Frame 1 (no input): blank canvas, image omitted
Frame 60 (the mouse pressed at the canvas centre just before this capture): blank canvas, image omitted
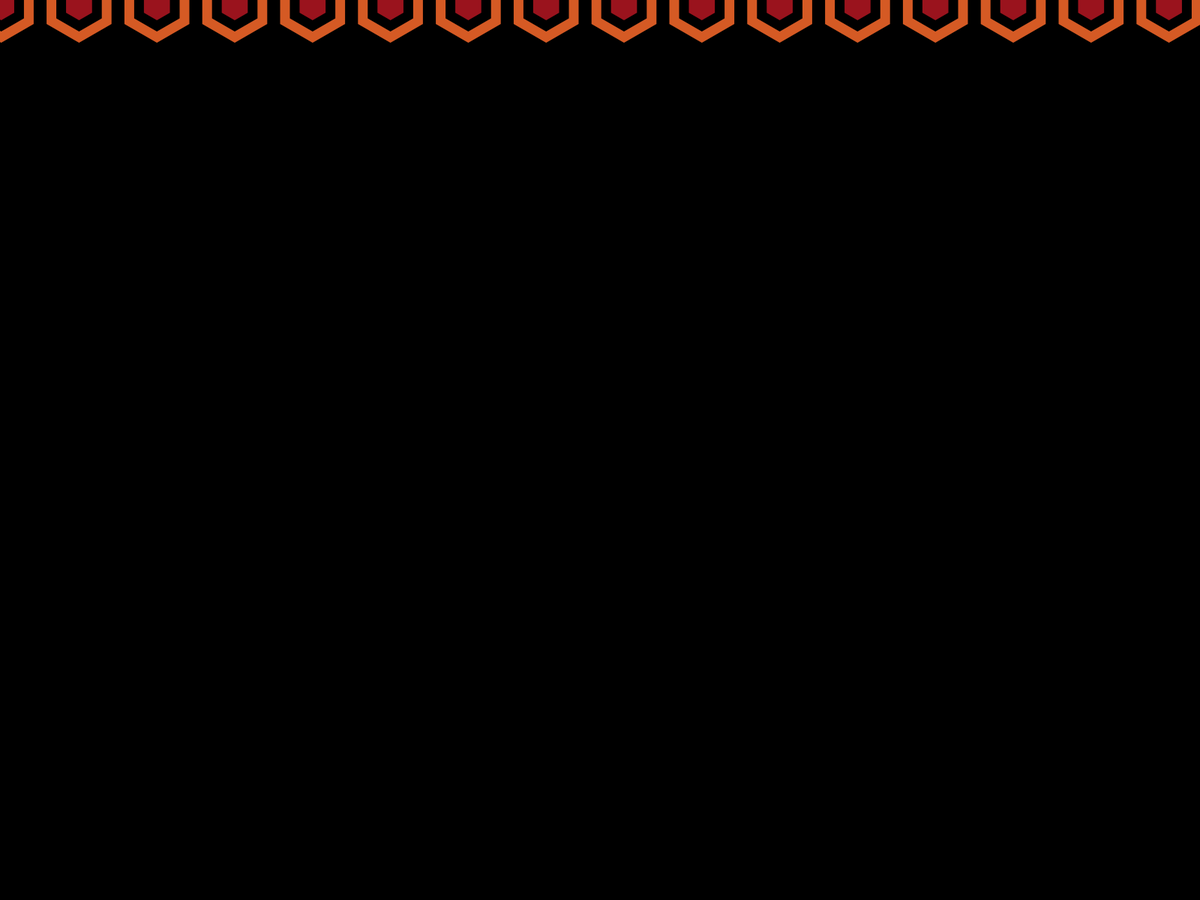
Frame 120 (the mouse held since frame 60 and released just before this capture)

The Processing sketch whose frames 1 and 60 were blank and that drew this single picture after the mouse press (run headless with seeded random() and noise(); from frame 60 on, the mouse is pressed at the canvas centre):

// Processing sketch: mattress_animation
// ── mattress_animation.pde
float hexSize = 50;
float spacingMultiplier = 1.2;
float animationProgress = 0;  // Replaces the unused globalCounter

void setup() {
  fullScreen();
  noStroke();
}

void draw() {
  background(0);

  float horizontalSpacing = hexSize * 1.73 * spacingMultiplier;
  float offsetAmount = hexSize * 0.86 * spacingMultiplier;

  // Estimate number of columns per row
  int cols = (int)((width + 2 * hexSize) / horizontalSpacing) + 1;

  ArrayList<Float> rowPositions = new ArrayList<Float>();
  float currentY = -hexSize;
  int rowCount = 0;

  while (currentY < height + hexSize) {
    rowPositions.add(currentY);

    if (rowCount % 2 == 0) {
      currentY += hexSize * 1.5 - 15 * spacingMultiplier;
    } else {
      currentY += hexSize * 1.5 * spacingMultiplier;
    }
    rowCount++;
  }

  int rows = rowPositions.size();
  int totalElements = rows * cols;

  int currentElements = (int)animationProgress;
  if (currentElements > totalElements) currentElements = totalElements;

  // Animate hexagons
  int elementIndex = 0;
  for (int i = 0; i < rowPositions.size(); i++) {
    float y = rowPositions.get(i);
    for (float x = -hexSize; x < width + hexSize; x += horizontalSpacing) {
      if (elementIndex < currentElements) {
        float xOffset = (i % 2 == 0) ? 0 : offsetAmount;
        drawHexagon(x + xOffset, y, hexSize);
      }
      elementIndex++;
    }
  }

  // Animate squares
  elementIndex = 0;
  for (int i = 0; i < rowPositions.size(); i++) {
    float y = rowPositions.get(i);
    boolean squaresAtTop = i % 2 == 1;

    for (float x = -hexSize; x < width + hexSize; x += horizontalSpacing) {
      if (elementIndex < currentElements) {
        float xOffset = (i % 2 == 0) ? 0 : offsetAmount;

        if (squaresAtTop) {
          drawSquare(x + xOffset, y - hexSize * 0.7);
        } else {
          drawSquare(x + xOffset, y + hexSize * 0.7);
        }
      }
      elementIndex++;
    }
  }

  // Control animation speed
  animationProgress += 0.3;  // Increase this value to speed up the animation
}

void drawHexagon(float cx, float cy, float s) {
  pushMatrix();
  translate(cx, cy);

  fill(213, 90, 36);
  hexShape(s);

  fill(0);
  hexShape(s * 0.7);

  fill(154, 19, 29);
  hexShape(s * 0.4);

  popMatrix();
}

void drawSquare(float cx, float cy) {
  pushMatrix();
  translate(cx, cy);
  scale(1,1.2);

  fill(0);
  squareShape();

  popMatrix();
}

void hexShape(float r) {
  beginShape();
  for (int i = 0; i < 6; i++) {
    float angle = TWO_PI / 6 * i + PI / 6;
    float x = cos(angle) * r;
    float y = sin(angle) * r;
    vertex(x, y);
  }
  endShape(CLOSE);
}

void squareShape() {
  rect(-hexSize/6, -hexSize/4, hexSize/3, hexSize/2);
}
